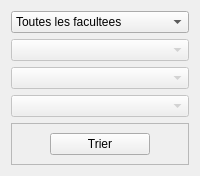
            <widget class="QWidget" name="page_trier">
             <layout class="QVBoxLayout" name="verticalLayout_10">
              <item>
               <widget class="QComboBox" name="cb_trie_universite">
                <item>
                 <property name="text">
                  <string>Toutes les facultees</string>
                 </property>
                </item>
                <item>
                 <property name="text">
                  <string>Par facultee</string>
                 </property>
                </item>
                <item>
                 <property name="text">
                  <string>Sexe</string>
                 </property>
                </item>
               </widget>
              </item>
              <item>
               <widget class="QComboBox" name="cb_trie_faculte">
                <property name="enabled">
                 <bool>false</bool>
                </property>
               </widget>
              </item>
              <item>
               <widget class="QComboBox" name="cb_trie_promotion">
                <property name="enabled">
                 <bool>false</bool>
                </property>
               </widget>
              </item>
              <item>
               <widget class="QComboBox" name="cb_trie_filiere">
                <property name="enabled">
                 <bool>false</bool>
                </property>
               </widget>
              </item>
              <item>
               <widget class="QFrame" name="frame">
                <property name="maximumSize">
                 <size>
                  <width>10000</width>
                  <height>60</height>
                 </size>
                </property>
                <property name="frameShape">
                 <enum>QFrame::StyledPanel</enum>
                </property>
                <property name="frameShadow">
                 <enum>QFrame::Raised</enum>
                </property>
                <layout class="QHBoxLayout" name="horizontalLayout_5">
                 <item>
                  <widget class="QPushButton" name="btn_trier_2">
                   <property name="sizePolicy">
                    <sizepolicy hsizetype="Minimum" vsizetype="Fixed">
                     <horstretch>0</horstretch>
                     <verstretch>0</verstretch>
                    </sizepolicy>
                   </property>
                   <property name="minimumSize">
                    <size>
                     <width>100</width>
                     <height>0</height>
                    </size>
                   </property>
                   <property name="maximumSize">
                    <size>
                     <width>100</width>
                     <height>16777215</height>
                    </size>
                   </property>
                   <property name="sizeIncrement">
                    <size>
                     <width>0</width>
                     <height>0</height>
                    </size>
                   </property>
                   <property name="baseSize">
                    <size>
                     <width>0</width>
                     <height>0</height>
                    </size>
                   </property>
                   <property name="cursor">
                    <cursorShape>PointingHandCursor</cursorShape>
                   </property>
                   <property name="text">
                    <string>Trier</string>
                   </property>
                  </widget>
                 </item>
                </layout>
               </widget>
              </item>
             </layout>
            </widget>
